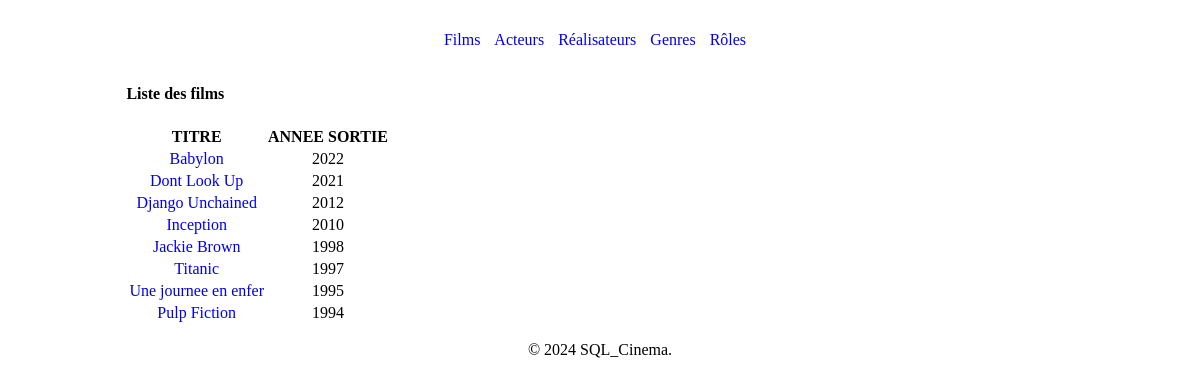
The page / on the database its author committed.
### tables this page shows
CREATE TABLE IF NOT EXISTS Film (
    id_film INT AUTO_INCREMENT PRIMARY KEY,
    titre VARCHAR(255),
    annee_sortie INT,
    duree INT,
    synopsis TEXT,
    note INT,
    affiche VARCHAR(255) DEFAULT 'affiche.jpg',
    id_realisateur INT,
    FOREIGN KEY (id_realisateur) REFERENCES Realisateur(id_realisateur)
);

### controllers/FilmController.php (called while the page is built, shortened)
<?php
class FilmController
{
    public function listFilms()
    {
        $pdo = Connect::Connection();
        $films = $pdo->query("
            SELECT id_film, titre, annee_sortie
            FROM film
            ORDER BY annee_sortie DESC
        ");
        require "views/filmsView.php";
    }
}

### views/filmsView.php (the view, shortened to what this page needs)
<?php if (isset($films)) { ?>
<table>
    <thead>
        <tr>
            <th>TITRE</th>
            <th>ANNEE SORTIE</th>
        </tr>
    </thead>
    <tbody>
        <?php foreach ($films as $film) { ?>
        <tr>
            <td><a href="index.php?action=detailFilm&id=<?= $film['id_film'] ?>"><?= $film['titre'] ?></a></td>
            <td><?= $film['annee_sortie'] ?></td>
        </tr>
        <?php } ?>
    </tbody>
</table>
<?php } ?>
<?php
$titre_secondaire = "Liste des films";
$contenu = ob_get_clean();
require "views/template.php";
?>

### index.php (shortened to what this page needs)
<?php
$action = $_GET['action'] ?? 'listFilms';
switch ($action) {
    case 'listFilms':
        $controller = new FilmController();
        $controller->listFilms();
        break;
}

### views/template.php (shortened to what this page needs)
<!DOCTYPE html>
<html lang="fr">
<head>
    <link rel="stylesheet" href="public/css/style.css">
</head>
<body>
    <header>
        <nav>
            <ul>
                <li><a href="index.php?action=listFilms">Films</a></li>
                <li><a href="index.php?action=listActeurs">Acteurs</a></li>
                <li><a href="index.php?action=listDirectors">Réalisateurs</a></li>
                <li><a href="index.php?action=listKinds">Genres</a></li>
                <li><a href="index.php?action=listRoles">Rôles</a></li>
            </ul>
        </nav>
    </header>
    <div id="wrapper" class="uk-container uk-container-expand">
        <main>
            <section id="content">
                <h4> <?= isset($titre_secondaire) ? $titre_secondaire : '' ?></h4>
                <?= isset($contenu) ? $contenu : '' ?>
            </section>
        </main>
    </div>
    <footer>
        <p>&copy; <?= date('Y') ?> SQL_Cinema.</p>
    </footer>
</body>
</html>

### public/css/style.css (style rules this page uses)
section { width: 80%; max-width: 1200px; margin: auto; }
footer,td,nav { text-align: center; }
a { text-decoration: none; }
nav ul { list-style-type: none; }
nav ul li { display: inline-block; margin-right: 10px; }
ul { padding: 15px; }

### rows shown on the page
film: titre "Babylon", annee_sortie "2022"
film: titre "Dont Look Up", annee_sortie "2021"
film: titre "Django Unchained", annee_sortie "2012"
film: titre "Inception", annee_sortie "2010"
film: titre "Jackie Brown", annee_sortie "1998"
film: titre "Titanic", annee_sortie "1997"
film: titre "Une journee en enfer", annee_sortie "1995"
film: titre "Pulp Fiction", annee_sortie "1994"

### other values the page prints
$titre_secondaire "Liste des films"
